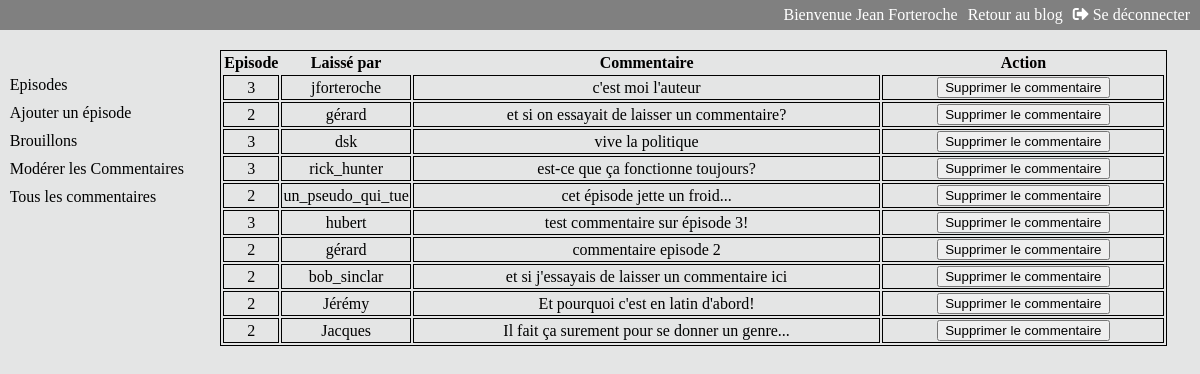
The app's page /index.php?action=comments_list, older data.
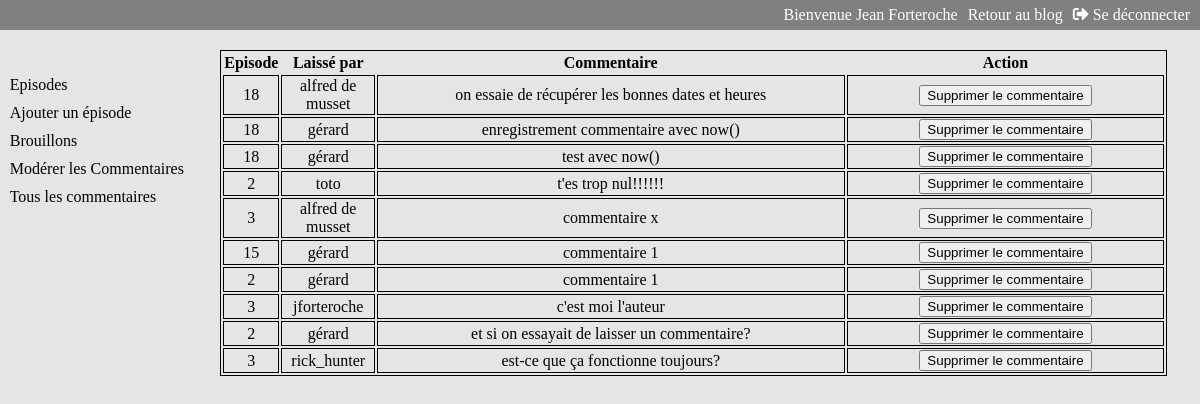
The same page, newer data.
### tables this page shows
CREATE TABLE IF NOT EXISTS `commentaires` (
  `comment_id` tinyint(11) NOT NULL AUTO_INCREMENT,
  `episode` tinyint(11) NOT NULL,
  `pseudo` varchar(50) NOT NULL,
  `comment` text NOT NULL,
  `comment_date` datetime NOT NULL,
  `reported_comment` tinyint(1) NOT NULL,
  PRIMARY KEY (`comment_id`),
  KEY `episode_comments` (`episode`)
);

### src/View/View.php (called while the page is built, shortened)
<?php
class View
{
    public function display(array $data, string $template, string $layout) : void
    {
        require_once($template);
    }
}

### src/Controller/BackOffice/BackCommentController.php (called while the page is built, shortened)
<?php
class BackCommentController
{
    private $view;
    private $commentManager;
    private $listTemplate;
    private $layout;
    public function __construct(CommentManager $commentManager, View $view)
    {
        $this->view = $view;
        $this->commentManager = $commentManager;
        $this->listTemplate = '../templates/backoffice/';
        $this->layout = '../templates/backOffice/layout.html.php';
    }
    public function getCommentsList() : void
    {
        $template = $this->listTemplate.'commentsList.html.php';
        $data = $this->commentManager->getCommentsList();
        $this->view->display($data, $template, $this->layout);
    }
}

### public/index.php (called while the page is built, shortened)
<?php
$router = new Router();
$router->run();

### src/Model/CommentManager.php (called while the page is built, shortened)
<?php
class CommentManager
{
    private $database;
    public function __construct(Database $database)
    {
        $this->database = $database->databaseConnect();
    }
    public function getCommentsList() : array
    {
        $getCommentsList = $this->database->prepare('SELECT * FROM commentaires ORDER BY comment_date DESC LIMIT 10');
        $getCommentsList->execute();
        return $getCommentsList->fetchAll();
    }
}

### src/Service/Database.php (called while the page is built, shortened)
<?php
class Database
{
    private $servor = 'mysql:dbname=jean_forteroche;host=localhost;port=3308;chartset=utf-8';
    private $user = 'root';
    private $password = '';
    public function databaseConnect() : object
    {
        return new \PDO($this->servor, $this->user, $this->password);
    }
}

### Templates/backOffice/commentsList.html.php (the view)
<table id='comments_table'>
    <thead>
        <tr>
            <th>Episode</th>
            <th>Laissé par</th>
            <th>Commentaire</th>
            <th>Action</th>
        </tr>
    </thead>
    <tbody>
        <?php foreach ($data as $entry) {?>
        <tr>
            <td id='episode_col'><?=$entry['episode']?></td>
            <td id='pseudo_col'><?=$entry['pseudo']?></td>
            <td id='comment_col'><?=$entry['comment']?></td>
            <td><a href='index.php?action=delete_comment&id=<?=$entry['comment_id']?>'><button>Supprimer le commentaire</button></a></td>
        </tr>
        <?php
        }
        ?>
    </tbody>
</table>

Row changes from the older to the newer data that the page shows:
removed commentaires: episode "3", pseudo "dsk", comment "vive la politique"
no longer on this page (row edited): commentaires: episode "2", pseudo "un_pseudo_qui_tue", comment "cet épisode jette un froid..."
no longer on this page (row edited): commentaires: episode "3", pseudo "hubert", comment "test commentaire sur épisode 3!"
removed commentaires: episode "2", pseudo "gérard", comment "commentaire episode 2"
removed commentaires: episode "2", pseudo "bob_sinclar", comment "et si j'essayais de laisser un commentaire ici"
no longer on this page (row unchanged): commentaires: episode "2", pseudo "Jérémy", comment "Et pourquoi c'est en latin d'abord!"
no longer on this page (row edited): commentaires: episode "2", pseudo "Jacques", comment "Il fait ça surement pour se donner un genre..."
added commentaires: episode "18", pseudo "alfred de musset", comment "on essaie de récupérer les bonnes dates et heures"
added commentaires: episode "18", pseudo "gérard", comment "enregistrement commentaire avec now()"
added commentaires: episode "18", pseudo "gérard", comment "test avec now()"
added commentaires: episode "2", pseudo "toto", comment "t'es trop nul!!!!!!"
added commentaires: episode "3", pseudo "alfred de musset", comment "commentaire x"
added commentaires: episode "15", pseudo "gérard", comment "commentaire 1"
added commentaires: episode "2", pseudo "gérard", comment "commentaire 1"
